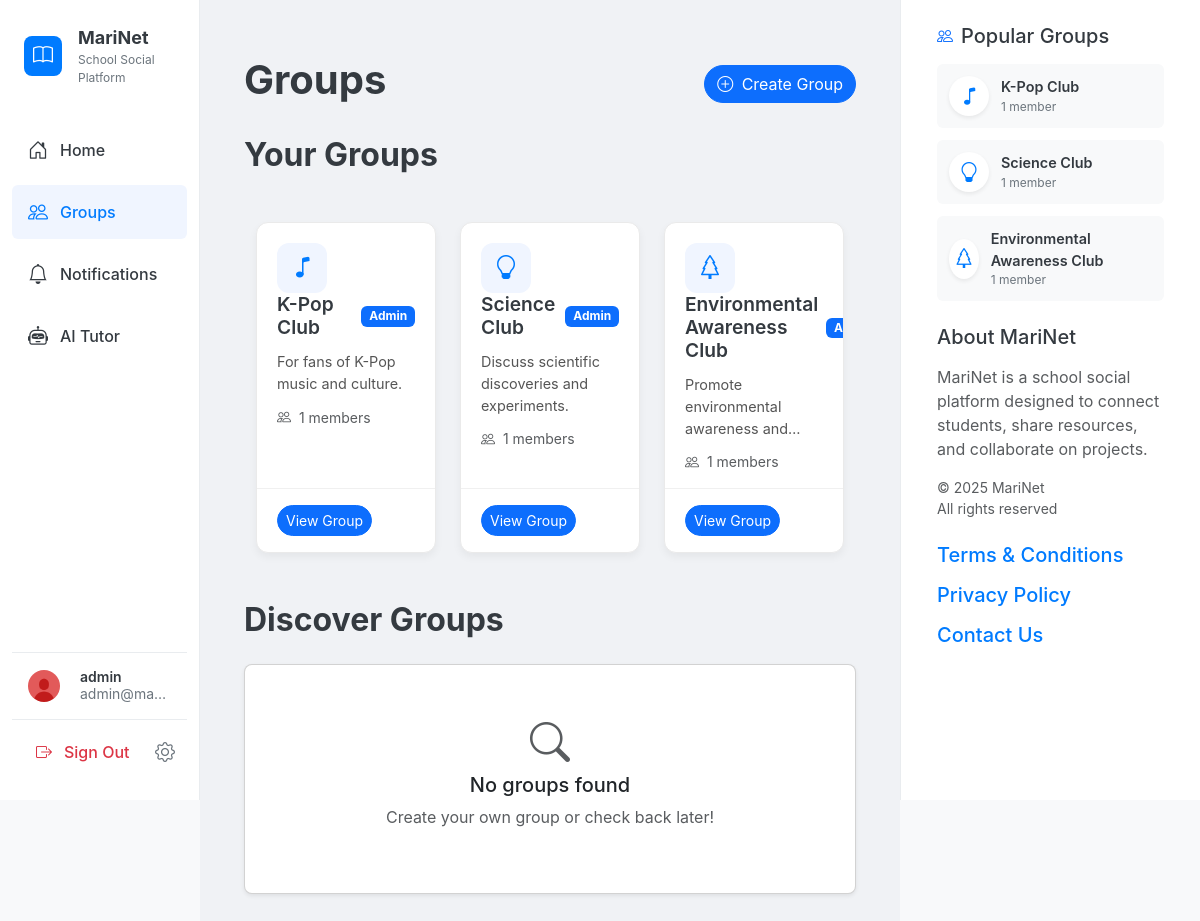
/groups (signed in), run on the app's committed database.
### app.py (models this page shows, shortened)
class User(db.Model, UserMixin):
    id = db.Column(db.String(36), primary_key=True, default=lambda: str(uuid.uuid4()))
    username = db.Column(db.String(80), unique=True, nullable=False)
    email = db.Column(db.String(120), unique=True, nullable=False)
    password = db.Column(db.String(200), nullable=False)
    avatar_url = db.Column(db.String(500), nullable=True, default='/static/default_avatar.jpg')
    bio = db.Column(db.Text, nullable=True)
    created_at = db.Column(db.DateTime, default=get_est_time)
    posts = db.relationship('Post', backref='user', lazy=True)
    group_posts = db.relationship('GroupPost', backref='user', lazy=True)
    groups = db.relationship('Group', secondary=group_members, backref=db.backref('members', lazy='dynamic'))

class Group(db.Model):
    id = db.Column(db.String(36), primary_key=True, default=lambda: str(uuid.uuid4()))
    name = db.Column(db.String(100), nullable=False)
    description = db.Column(db.Text, nullable=True)
    icon = db.Column(db.String(50), nullable=False, default='people')
    created_at = db.Column(db.DateTime, default=get_est_time)
    created_by = db.Column(db.String(36), db.ForeignKey('user.id'), nullable=False)
    posts = db.relationship('GroupPost', backref='group', lazy=True)
    @property
    def members_count(self):
        return self.members.count()
    def is_member(self, user):
        return self.members.filter_by(id=user.id).first() is not None
    def is_admin(self, user):
        membership = db.session.query(group_members).filter_by(
            user_id=user.id,
            group_id=self.id
        ).first()
        return membership and membership.is_admin if membership else False

### routes.py (the view, shortened to what this page needs)
@app.route('/groups')
def groups():
    all_groups = Group.query.all()
    user_groups = []
    other_groups = []
    if current_user.is_authenticated:
        for group in all_groups:
            if group.is_member(current_user):
                user_groups.append({
                    'id': group.id,
                    'name': group.name,
                    'icon': group.icon,
                    'members_count': group.members_count,
                    'description': group.description,
                    'is_admin': group.is_admin(current_user)
                })
    return render_template('groups.html', user_groups=user_groups, other_groups=other_groups)

### app.py (called while the page is built)
@app.context_processor
def inject_popular_groups():
    def get_popular_groups(limit=3):
        groups = Group.query.all()
        groups_sorted = sorted(
            groups,
            key=lambda g: g.members.count(),  # This properly counts the members
            reverse=True
        )
        return groups_sorted[:limit]
    return dict(get_popular_groups=get_popular_groups)

@login_manager.user_loader
def load_user(user_id):
    return User.query.get(user_id)

### templates/groups.html (shortened to what this page needs)
{% extends "base.html" %}
{% block content %}
<div class="container py-4">
    <div class="d-flex justify-content-between align-items-center mb-4">
        <h1 class="fw-bold">Groups</h1>
        {% if current_user.is_authenticated %}
        <button type="button" class="btn btn-primary rounded-pill" data-bs-toggle="modal" data-bs-target="#createGroupModal">
            <i class="bi bi-plus-circle me-1"></i> Create Group
        </button>
        {% else %}
        <a href="{{ url_for('login') }}" class="btn btn-primary rounded-pill">
            <i class="bi bi-box-arrow-in-right me-1"></i> Login to Create Group
        </a>
        {% endif %}
    </div>
    {% if current_user.is_authenticated and user_groups %}
    <section class="mb-5">
        <h2 class="mb-4 fw-bold">Your Groups</h2>
        <div class="row g-4">
            {% for group in user_groups %}
            <div class="col-md-4 col-lg-4">
                <div class="group-card">
                    <div class="group-card-header">
                        <div class="icon-wrapper">
                            <i class="bi bi-{{ group.icon }}"></i>
                        </div>
                        <div class="d-flex align-items-center">
                            <h3 class="group-title">{{ group.name }}</h3>
                            {% if group.is_admin %}
                            <span class="badge bg-primary ms-2">Admin</span>
                            {% endif %}
                        </div>
                    </div>
                    <div class="group-card-body">
                        <p class="group-description">{{ group.description }}</p>
                        <p class="text-muted small"><i class="bi bi-people me-1"></i> {{ group.members_count }} members</p>
                    </div>
                    <div class="group-card-footer">
                        <a href="{{ url_for('group_detail', group_id=group.id) }}" class="btn btn-primary btn-sm rounded-pill">View Group</a>
                    </div>
                </div>
            </div>
            {% endfor %}
        </div>
    </section>
    {% endif %}
    <section>
        <h2 class="mb-4 fw-bold">Discover Groups</h2>
        {% if not other_groups %}
        <div class="card rounded-3 shadow-sm">
            <div class="card-body text-center py-5">
                <i class="bi bi-search fs-1 text-muted mb-3"></i>
                <h5>No groups found</h5>
                <p class="text-muted">
                    {% if current_user.is_authenticated %}
                    Create your own group or check back later!
                    {% else %}
                    Login to create your own group or check back later!
                    {% endif %}
                </p>
            </div>
        </div>
        {% endif %}
    </section>
</div>
{% endblock %}

### templates/base.html (shortened to what this page needs)
<!DOCTYPE html>
<html lang="en">
<head>
    <link href="https://cdn.jsdelivr.net/npm/bootstrap@5.3.0-alpha1/dist/css/bootstrap.min.css" rel="stylesheet">
    <link rel="stylesheet" href="https://cdn.jsdelivr.net/npm/bootstrap-icons@1.8.0/font/bootstrap-icons.css">
    <link rel="stylesheet" href="{{ url_for('static', filename='css/style.css') }}">
</head>
<body>
    <div class="container-fluid">
        <div class="row">
            {% if current_user.is_authenticated %}
            <div class="col-md-3 col-lg-2 sidebar-container p-0">
                <div class="sidebar py-3">
                    <div class="app-brand mb-4 ps-4">
                        <a href="{{ url_for('index') }}" class="text-decoration-none d-flex align-items-center">
                            <div class="app-logo">
                                <i class="bi bi-book text-white"></i>
                            </div>
                            <div class="ms-3">
                                <div class="app-name">MariNet</div>
                                <div class="app-subtitle">School Social Platform</div>
                            </div>
                        </a>
                    </div>
                    <ul class="nav flex-column">
                        <li class="nav-item">
                            <a class="nav-link {% if request.path == url_for('feed') or request.path == url_for('index') %}active{% endif %}"
                               href="{{ url_for('feed') }}">
                                <i class="bi bi-house-door"></i>
                                <span>Home</span>
                            </a>
                        </li>
                        <li class="nav-item">
                            <a class="nav-link {% if '/groups' in request.path and not '/groups/' in request.path %}active{% endif %}"
                               href="{{ url_for('groups') }}">
                                <i class="bi bi-people"></i>
                                <span>Groups</span>
                            </a>
                        </li>
                        <li class="nav-item">
                            <a class="nav-link {% if request.path == url_for('notifications') %}active{% endif %}"
                               href="{{ url_for('notifications') }}">
                                <i class="bi bi-bell"></i>
                                <span>Notifications</span>
                            </a>
                        </li>
                        <li class="nav-item">
                            <a class="nav-link {% if request.path == url_for('ai_tutor') %}active{% endif %}"
                               href="{{ url_for('ai_tutor') }}">
                                <i class="bi bi-robot"></i>
                                <span>AI Tutor</span>
                            </a>
                        </li>
                    </ul>
                    <div class="profile-section mt-auto">
                        <a href="{{ url_for('profile', user_id=current_user.id) }}" class="user-profile-link">
                            <img src="{{ current_user.avatar_url }}" alt="{{ current_user.username }}" class="avatar-sm rounded-circle">
                            <div class="user-info">
                                <div class="username" title="{{ current_user.username }}">{{ current_user.username }}</div>
                                <div class="user-email" title="{{ current_user.email }}">{{ current_user.email }}</div>
                            </div>
                        </a>
                    </div>
                    <div class="logout-section">
                        <a href="{{ url_for('logout') }}" class="logout-link">
                            <i class="bi bi-box-arrow-right"></i>
                            <span>Sign Out</span>
                        </a>
                        <a href="{{ url_for('settings') }}" class="settings-link">
                            <i class="bi bi-gear"></i>
                        </a>
                    </div>
                </div>
            </div>
            {% endif %}
            <div class="col-md-{% if current_user.is_authenticated %}6{% else %}12{% endif %} col-lg-{% if current_user.is_authenticated %}7{% else %}12{% endif %} main-content">
                {% block content %}{% endblock %}
            </div>
            {% if current_user.is_authenticated %}
            <div class="col-md-3 col-lg-3 right-sidebar-container">
                <div class="right-sidebar p-4">
                    <div class="popular-groups mb-4">
                        <div class="section-header d-flex align-items-center mb-3">
                            <i class="bi bi-people text-primary me-2"></i>
                            <h5 class="mb-0">Popular Groups</h5>
                        </div>
                        <div class="group-list">
                            {% for group in get_popular_groups() %}
                                <a href="{{ url_for('groups', group_id=group.id) }}" class="group-item">
                                    <div class="group-icon">
                                        <i class="bi bi-{{ group.icon }}"></i>
                                    </div>
                                    <div class="group-info">
                                        <div class="group-name">{{ group.name }}</div>
                                        <div class="group-members">{{ group.members_count }} member{{ 's' if group.members_count != 1 else '' }}</div>
                                    </div>
                                </a>
                            {% else %}
                                <div class="text-muted small">No groups available</div>
                            {% endfor %}
                        </div>
                    </div>
                    <div class="about-section">
                        <h5 class="mb-3">About MariNet</h5>
                        <p class="text-muted">MariNet is a school social platform designed to connect students, share resources, and collaborate on projects.</p>
                        <p class="text-muted small mb-0">© 2025 MariNet<br>All rights reserved</p>
                    </div>
                    <div class="terms mt-4">
                        <h5 class="mb-3"><a href="{{ url_for('terms') }}">Terms & Conditions</a></h5>
                        <h5 class="mb-3"><a href="{{ url_for('privacy') }}">Privacy Policy</a></h5>
                        <h5 class="mb-3"><a href="{{ url_for('contact') }}">Contact Us</a></h5>
                    </div>
                </div>
            </div>
            {% endif %}
        </div>
    </div>
</body>
</html>

### data on the page
User: avatar_url (placeholder picture), username "admin", email "admin@ma…"
Group: name "K-Pop Club", description "For fans of K-Pop music and culture.", members_count "1"
Group: name "Science Club", description "Discuss scientific discoveries and experiments.", members_count "1"
Group: name "Environmental Awareness Club", description "Promote environmental awareness…", members_count "1"
